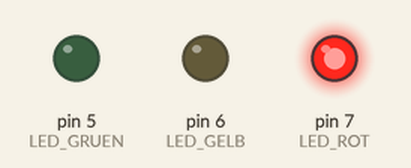
This sketch was run on a simulated Arduino Uno, built with avr-gcc and run on an emulated ATmega328P. Shown: output pins drawn as LEDs (lit = HIGH). What the sketch prints to the serial monitor is not drawn.

Above: at 1.5 s.
At 3.5 s:
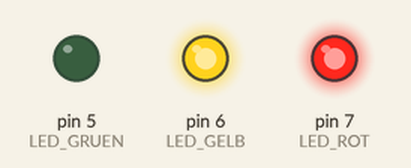
At 5.5 s:
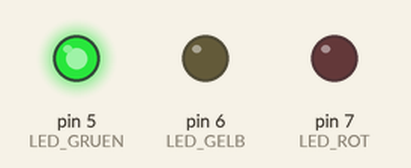
At 7.5 s:
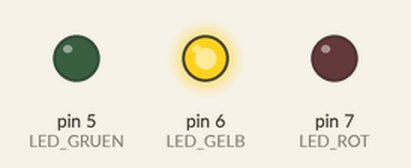
Timing chart, 0 to 10.4 s (numbered marks = the images above):
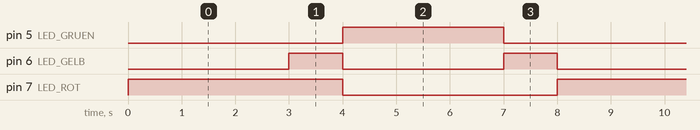

The sketch:

main.ino
```cpp
// B02: Ampelschaltung - Fertige Version
// Drei LEDs in deutscher Ampelsequenz

const int LED_ROT = 7;    // Rote LED an Pin 7
const int LED_GELB = 6;   // Gelbe LED an Pin 6
const int LED_GRUEN = 5;  // Gruene LED an Pin 5

void setup() {
  // Alle LED-Pins als Ausgang konfigurieren
  pinMode(LED_ROT, OUTPUT);
  pinMode(LED_GELB, OUTPUT);
  pinMode(LED_GRUEN, OUTPUT);

  Serial.begin(9600);
  Serial.println("Ampelschaltung gestartet!");
}

// Hilfsfunktion: Setzt den Zustand aller drei LEDs
void ampel(int rot, int gelb, int gruen) {
  digitalWrite(LED_ROT, rot);
  digitalWrite(LED_GELB, gelb);
  digitalWrite(LED_GRUEN, gruen);
}

void loop() {
  // Rot (3 Sekunden)
  ampel(HIGH, LOW, LOW);
  delay(3000);

  // Rot + Gelb (1 Sekunde)
  ampel(HIGH, HIGH, LOW);
  delay(1000);

  // Gruen (3 Sekunden)
  ampel(LOW, LOW, HIGH);
  delay(3000);

  // Gelb (1 Sekunde)
  ampel(LOW, HIGH, LOW);
  delay(1000);
}
```

Measured:
- by itself, pin 5 (LED_GRUEN): alternates HIGH for 3.0 s and LOW for 5.0 s
- by itself, pin 6 (LED_GELB): alternates HIGH for 1.0 s and LOW for 3.0 s
- by itself, pin 7 (LED_ROT): alternates HIGH for 4.0 s and LOW for 4.0 s
